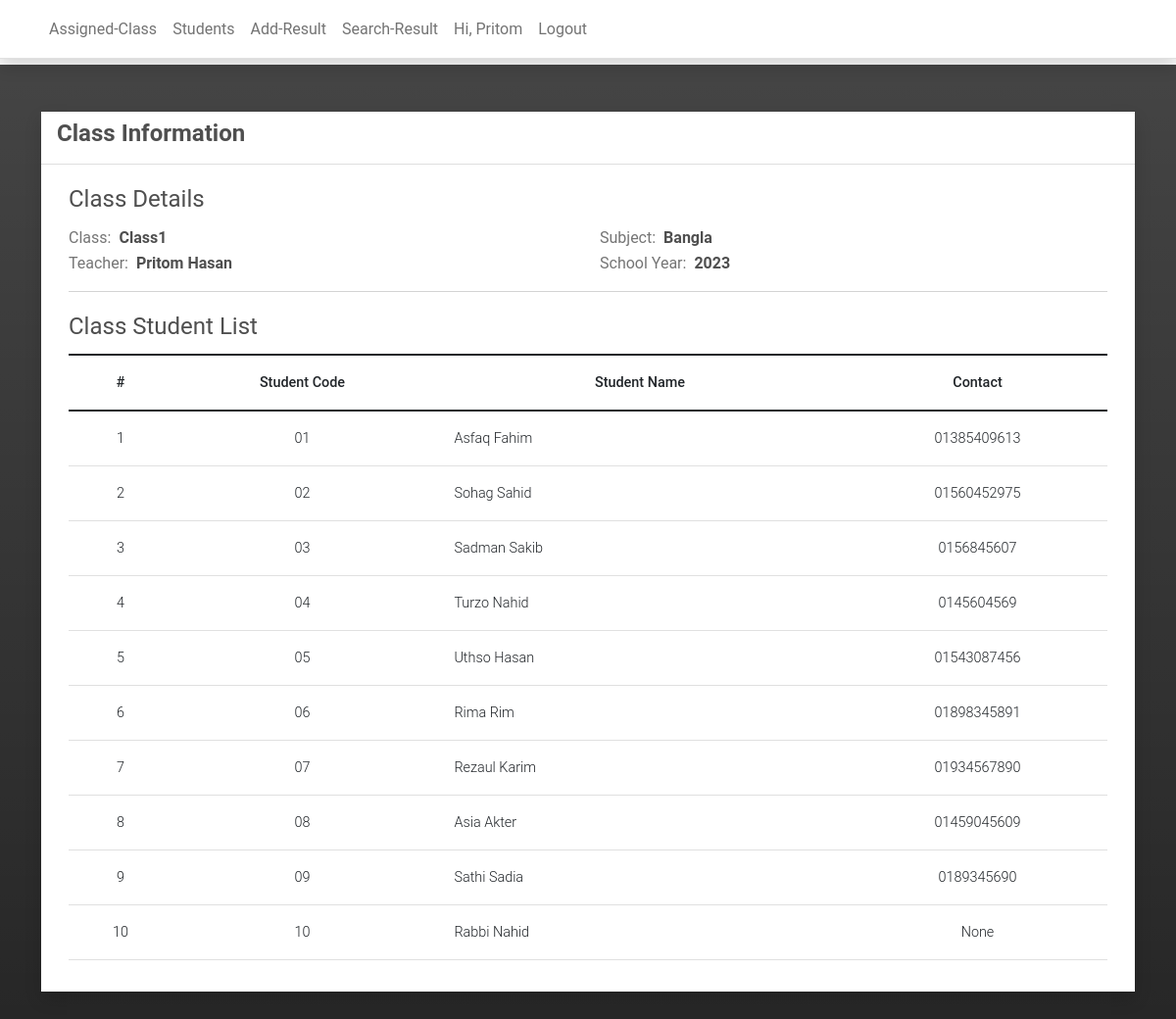
/view_assigned_student/1 (signed in), run on the app's committed database.
### data_set/models.py (models this page shows, shortened)
class ActiveClass(models.Model):
    assigned_teacher = models.ForeignKey(Teacher, on_delete=models.CASCADE)
    assigned_class = models.ForeignKey(Class, on_delete=models.CASCADE)
    assigned_subject = models.ForeignKey(Subject, on_delete=models.CASCADE)
    year = models.CharField(max_length=250)

class Class(models.Model):
    name = models.CharField(max_length=250)

class Subject(models.Model):
    level = models.ForeignKey(Class, on_delete=models.CASCADE)
    name = models.CharField(max_length=250)

class Teacher(models.Model):
    user = models.OneToOneField(User, on_delete=models.CASCADE,related_name='profile')
    contact = models.CharField(max_length=250)
    dob = models.DateField(blank=True, null = True)
    user_type = models.IntegerField(default = 2)
    gender = models.CharField(max_length=100, choices=[('Male','Male'),('Female','Female')], blank=True, null= True)

class Student(models.Model):
    student_code = models.CharField(max_length=250,blank=True, null= True)
    level = models.ForeignKey(Class, on_delete=models.CASCADE)
    first_name = models.CharField(max_length=250)
    last_name = models.CharField(max_length=250)
    gender = models.CharField(max_length=100, choices=[('Male','Male'),('Female','Female')], blank=True, null= True)
    dob = models.DateField(blank=True, null= True)
    contact = models.CharField(max_length=250, blank=True, null= True)

### data_set/views.py (the view)
# urls.py: path('view_assigned_student/<int:pk>',views.view_assigned_student,name='view-assigned-student'),
@login_required
def view_assigned_student(request, pk=None):
    active_class = get_object_or_404(ActiveClass, pk=pk)
    students = Student.objects.filter(level=active_class.assigned_class)
    context = {
        'active_class': active_class,
        'students': students,
    }
    return render(request, 'assigned/assigned_student.html', context)

### templates/assigned/assigned_student.html (shortened to what this page needs)
{% extends 'base.html' %} {% load humanize  %} {% block pageContent %}
<div class="col-lg-12 col-md-12 col-sm-12 col-xs-12">
    <div class="card card-default rounded-0 shadow ">
        <div class="card-header">
            <div class="d-flex w-100 align-items-center justify-content-between">
                <h4 class="card-title fw-bold">Class Information</h4>
            </div>
        </div>
        <div class="card-body">
            <div class="container-fluid">
                <fieldset id="class-details">
                    <legend>Class Details</legend>
                    <div class="row">
                        <div class="col-md-6">
                            <div class="d-flex w-100">
                                <div class="col-auto pe-2 text-muted">Class:</div>
                                <div class="col-auto flex-shrink-1 flex-grow-1">
                                    <p class="m-0 fw-bold">{{ active_class.assigned_class.name }}</p>
                                </div>
                            </div>
                        </div>
                        <div class="col-md-6">
                            <div class="d-flex w-100">
                                <div class="col-auto pe-2 text-muted">Subject:</div>
                                <div class="col-auto flex-shrink-1 flex-grow-1">
                                    <p class="m-0 fw-bold">{{ active_class.assigned_subject.name }}</p>
                                </div>
                            </div>
                        </div>
                        <div class="col-md-6">
                            <div class="d-flex w-100">
                                <div class="col-auto pe-2 text-muted">Teacher:</div>
                                <div class="col-auto flex-shrink-1 flex-grow-1">
                                    <p class="m-0 fw-bold">{{ active_class.assigned_teacher.user.first_name }} {{ active_class.assigned_teacher.user.last_name }}</p>
                                </div>
                            </div>
                        </div>
                        <div class="col-md-6">
                            <div class="d-flex w-100">
                                <div class="col-auto pe-2 text-muted">School Year:</div>
                                <div class="col-auto flex-shrink-1 flex-grow-1">
                                    <p class="m-0 fw-bold">{{ active_class.year }}</p>
                                </div>
                            </div>
                        </div>
                    </div>
                </fieldset>
                <hr>
                <fieldset>
                    <legend>Class Student List</legend>
                    <table class="table tables-bordered" id="student-list">
                        <colgroup>
                            <col width="10%">
                            <col width="25%">
                            <col width="40%">
                            <col width="25%">
                        </colgroup>
                        <thead>
                            <tr>
                                <th class="text-center">#</th>
                                <th class="text-center">Student Code</th>
                                <th class="text-center">Student Name</th>
                                <th class="text-center">Contact</th>
                            </tr>
                        </thead>
                        <tbody>
                            {% for student in students %}
                            <tr class="">
                                <td class="text-center">{{ forloop.counter }}</td>
                                <td class="text-center">{{ student.student_code }}</td>
                                <td>{{ student.first_name }} {{ student.last_name }}</td>
                                <td class="text-center">{{ student.contact}}</td>
                            </tr>
                            {% endfor %}
                        </tbody>
                    </table>
                </fieldset>
            </div>
        </div>
    </div>
</div>
{% endblock pageContent %}

### templates/topNavigation.html (shortened to what this page needs)
{% load static %}
<header>
    <nav class="navbar navbar-expand-lg navbar-light bg-white fixed-top shadow border-bottom">
        <div class="container">
            <div class="collapse navbar-collapse" id="navbarExample01">
                <ul class="navbar-nav me-auto mb-2 mb-lg-0" id="topNav">
                    {% if user.is_authenticated %}
                        <li class="nav-item">
                            <a class="nav-link" aria-current="page" href="{% url 'active-class-page' %}">Assigned-Class</a>
                        </li>
                        <li class="nav-item">
                            <a class="nav-link" aria-current="page" href="{% url 'student-page' %}">Students</a>
                        </li>
                        <li class="nav-item">
                            <a class="nav-link" aria-current="page" href="{% url 'active-class-result-page' %}">Add-Result</a>
                        </li>
                        <li class="nav-item">
                            <a class="nav-link" aria-current="page" href="{% url 'individual-report' %}">Search-Result</a>
                        </li>
                        <ul class="navbar-nav d-flex flex-row ml-auto">
                            <li class="nav-item me-3 me-lg-0">
                                <a class="nav-link" href="">
                                    Hi,
                                    {{ user.first_name }}
                                </a>
                            </li>
                            <li class="nav-item me-3 me-lg-0">
                                <a class="nav-link" href="{% url 'logout' %}">Logout</a>
                            </li>
                        </ul>
                    {% endif %}
                </ul>
            </div>
        </div>
    </nav>
    <div id="intro" class="pt-2 text-center bg-light">
    </div>
</header>

### static/assets/default/css/style.css (style rules this page uses)
html, body { height: 100%; width: 100%; max-height: 100%; overflow: auto; display: flex; flex-direction: column; }
body>header { flex-shrink: auto; }

### templates/topNavigation.html (style rules this page uses)
#intro { margin-top: 58px; }

### data on the page
ActiveClass: assigned_class.name "Class1", assigned_subject.name "Bangla", assigned_teacher.user.first_name "Pritom", assigned_teacher.user.last_name "Hasan", year "2023"
Student: student_code "01", first_name "Asfaq", last_name "Fahim", contact "01385409613"
Student: student_code "02", first_name "Sohag", last_name "Sahid", contact "01560452975"
Student: student_code "03", first_name "Sadman", last_name "Sakib", contact "0156845607"
Student: student_code "04", first_name "Turzo", last_name "Nahid", contact "0145604569"
Student: student_code "05", first_name "Uthso", last_name "Hasan", contact "01543087456"
Student: student_code "06", first_name "Rima", last_name "Rim", contact "01898345891"
Student: student_code "07", first_name "Rezaul", last_name "Karim", contact "01934567890"
Student: student_code "08", first_name "Asia", last_name "Akter", contact "01459045609"
Student: student_code "09", first_name "Sathi", last_name "Sadia", contact "0189345690"
Student: student_code "10", first_name "Rabbi", last_name "Nahid", contact "None"

### other printed values
{{ user.first_name }} "Pritom"
